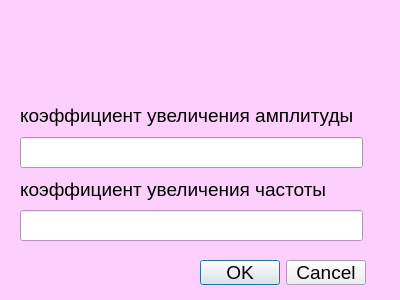
<?xml version="1.0" encoding="UTF-8"?>
<ui version="4.0">
 <class>Form_transformer</class>
 <widget class="QWidget" name="Form_transformer">
  <property name="geometry">
   <rect>
    <x>0</x>
    <y>0</y>
    <width>400</width>
    <height>300</height>
   </rect>
  </property>
  <property name="palette">
   <palette>
    <active>
     <colorrole role="Base">
      <brush brushstyle="SolidPattern">
       <color alpha="255">
        <red>255</red>
        <green>255</green>
        <blue>255</blue>
       </color>
      </brush>
     </colorrole>
     <colorrole role="Window">
      <brush brushstyle="SolidPattern">
       <color alpha="255">
        <red>252</red>
        <green>207</green>
        <blue>253</blue>
       </color>
      </brush>
     </colorrole>
    </active>
    <inactive>
     <colorrole role="Base">
      <brush brushstyle="SolidPattern">
       <color alpha="255">
        <red>255</red>
        <green>255</green>
        <blue>255</blue>
       </color>
      </brush>
     </colorrole>
     <colorrole role="Window">
      <brush brushstyle="SolidPattern">
       <color alpha="255">
        <red>252</red>
        <green>207</green>
        <blue>253</blue>
       </color>
      </brush>
     </colorrole>
    </inactive>
    <disabled>
     <colorrole role="Base">
      <brush brushstyle="SolidPattern">
       <color alpha="255">
        <red>252</red>
        <green>207</green>
        <blue>253</blue>
       </color>
      </brush>
     </colorrole>
     <colorrole role="Window">
      <brush brushstyle="SolidPattern">
       <color alpha="255">
        <red>252</red>
        <green>207</green>
        <blue>253</blue>
       </color>
      </brush>
     </colorrole>
    </disabled>
   </palette>
  </property>
  <property name="font">
   <font>
    <pointsize>14</pointsize>
   </font>
  </property>
  <property name="windowTitle">
   <string>Form</string>
  </property>
  <widget class="QLabel" name="label">
   <property name="geometry">
    <rect>
     <x>180</x>
     <y>60</y>
     <width>201</width>
     <height>161</height>
    </rect>
   </property>
   <property name="text">
    <string/>
   </property>
   <property name="pixmap">
    <pixmap>../Downloads/pngwing.com(2).png</pixmap>
   </property>
   <property name="scaledContents">
    <bool>true</bool>
   </property>
  </widget>
  <widget class="QWidget" name="verticalLayoutWidget">
   <property name="geometry">
    <rect>
     <x>20</x>
     <y>100</y>
     <width>343</width>
     <height>141</height>
    </rect>
   </property>
   <layout class="QVBoxLayout" name="verticalLayout">
    <item>
     <widget class="QLabel" name="label_2">
      <property name="text">
       <string>коэффициент увеличения амплитуды</string>
      </property>
     </widget>
    </item>
    <item>
     <widget class="QLineEdit" name="lineEdit"/>
    </item>
    <item>
     <widget class="QLabel" name="label_3">
      <property name="text">
       <string>коэффициент увеличения частоты</string>
      </property>
     </widget>
    </item>
    <item>
     <widget class="QLineEdit" name="lineEdit_2"/>
    </item>
   </layout>
  </widget>
  <widget class="QDialogButtonBox" name="buttonBox">
   <property name="geometry">
    <rect>
     <x>200</x>
     <y>260</y>
     <width>166</width>
     <height>25</height>
    </rect>
   </property>
   <property name="standardButtons">
    <set>QDialogButtonBox::Cancel|QDialogButtonBox::Ok</set>
   </property>
  </widget>
 </widget>
 <resources/>
 <connections/>
</ui>
